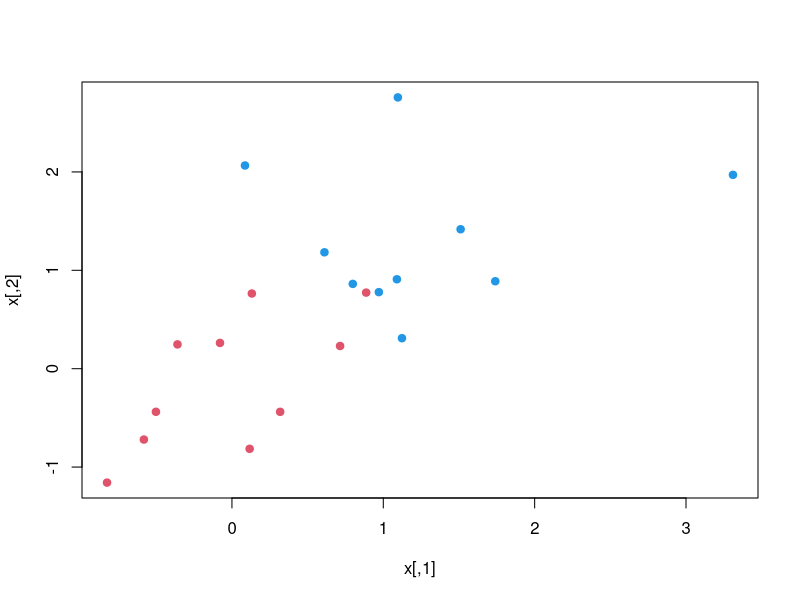
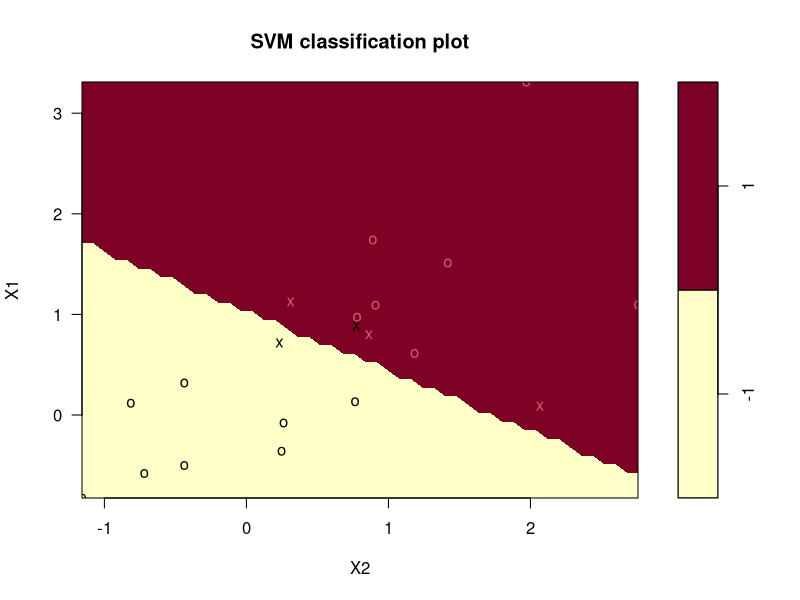

Write R code to recreate these figures, in order.
set.seed(100)
x <- matrix(rnorm(40),20,2)
#it will create a matrix of 40 normalized random numbers arranged in
#20 rows and 2 columns 
x
y <- rep(c(-1,1),c(10,10))
#it will repeat -1 and 1 for 10-10 times
y
x[y==1,]
x[y == 1,] = x[y == 1,] + 1
x[y==1,]
plot(x, col = y + 3, pch = 19)
library(e1071)
data = data.frame(x, y = as.factor(y))
data
?svm
data.svm = svm(y ~ ., data = data, kernel = "linear", cost = 10, 
               scale = FALSE)
print(data.svm)
plot(data.svm, data)
